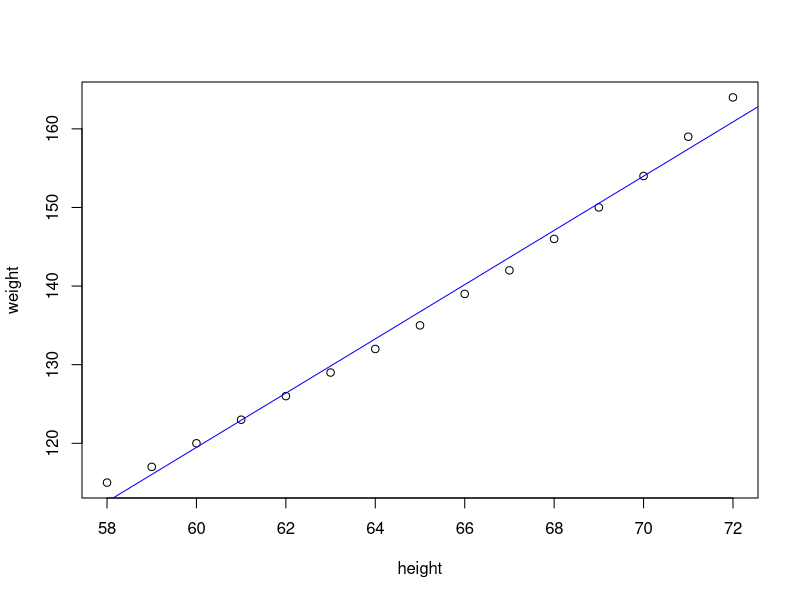

R code for this plot:
#깜신 29~30탄. 회귀분석. 10:00분.
#빅데이터, 인공지능(머신러닝, 딥러닝)에서도 씀.
#단순선형회귀분석:그동안 해왔던거. y=ax+b.
#다중회귀분석.y=a1x1+a2x2+a3x3+.....+b.
#적정모형의 선택:많은 인자를 넣는 다고 잘 나오지 않음.영향이 많은 걸 잘 골라야.
#과적합 상태가되어 오히려 구려짐.

#1>Backward regression.:다 넣고 P-value 높은 것부터 빼보기.
#2>Forward regression.:하나씩 p-value 낮은 것부터 넣어보기.
#3>all subset regression.
#4>cross validation.
#...
#AIC(Akaike Information Criteria)

#단순선형회귀.
women
plot(weight~height,data=women)
fit<-lm(weight~height,data=women) 
abline(fit, col="blue")
summary(fit)#R-squared(결정계수):  0.991. 99.1%정도 설명한다.
r<-cor.test(women$weight,women$height)
r[["estimate"]][["cor"]]^2#==R-squared(결정계수)

